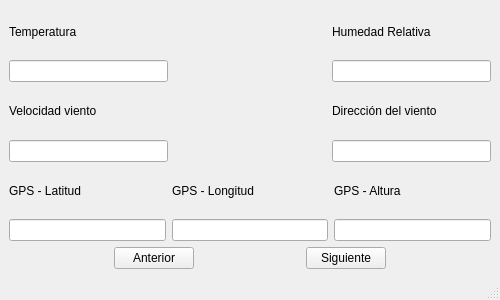
<?xml version="1.0" encoding="UTF-8"?>
<ui version="4.0">
 <class>ppal</class>
 <widget class="QMainWindow" name="ppal">
  <property name="geometry">
   <rect>
    <x>0</x>
    <y>0</y>
    <width>500</width>
    <height>300</height>
   </rect>
  </property>
  <property name="minimumSize">
   <size>
    <width>500</width>
    <height>300</height>
   </size>
  </property>
  <property name="maximumSize">
   <size>
    <width>500</width>
    <height>300</height>
   </size>
  </property>
  <property name="windowTitle">
   <string>ppal</string>
  </property>
  <widget class="QWidget" name="centralwidget">
   <layout class="QGridLayout" name="gridLayout">
    <item row="0" column="0">
     <layout class="QVBoxLayout" name="verticalLayout_9">
      <item>
       <layout class="QVBoxLayout" name="verticalLayout_8">
        <item>
         <layout class="QHBoxLayout" name="horizontalLayout">
          <item>
           <layout class="QVBoxLayout" name="verticalLayout">
            <item>
             <widget class="QLabel" name="label">
              <property name="text">
               <string>Temperatura</string>
              </property>
             </widget>
            </item>
            <item>
             <widget class="QLineEdit" name="txt_Temp"/>
            </item>
           </layout>
          </item>
          <item>
           <spacer name="horizontalSpacer">
            <property name="orientation">
             <enum>Qt::Horizontal</enum>
            </property>
            <property name="sizeHint" stdset="0">
             <size>
              <width>40</width>
              <height>20</height>
             </size>
            </property>
           </spacer>
          </item>
          <item>
           <layout class="QVBoxLayout" name="verticalLayout_2">
            <item>
             <widget class="QLabel" name="label_2">
              <property name="text">
               <string>Humedad Relativa</string>
              </property>
             </widget>
            </item>
            <item>
             <widget class="QLineEdit" name="txt_HR"/>
            </item>
           </layout>
          </item>
         </layout>
        </item>
        <item>
         <layout class="QHBoxLayout" name="horizontalLayout_2">
          <item>
           <layout class="QVBoxLayout" name="verticalLayout_3">
            <item>
             <widget class="QLabel" name="label_3">
              <property name="text">
               <string>Velocidad viento</string>
              </property>
             </widget>
            </item>
            <item>
             <widget class="QLineEdit" name="txt_Vel_Viento"/>
            </item>
           </layout>
          </item>
          <item>
           <spacer name="horizontalSpacer_2">
            <property name="orientation">
             <enum>Qt::Horizontal</enum>
            </property>
            <property name="sizeHint" stdset="0">
             <size>
              <width>40</width>
              <height>20</height>
             </size>
            </property>
           </spacer>
          </item>
          <item>
           <layout class="QVBoxLayout" name="verticalLayout_4">
            <item>
             <widget class="QLabel" name="label_4">
              <property name="text">
               <string>Dirección del viento</string>
              </property>
             </widget>
            </item>
            <item>
             <widget class="QLineEdit" name="txt_Dir_Viento"/>
            </item>
           </layout>
          </item>
         </layout>
        </item>
        <item>
         <layout class="QHBoxLayout" name="horizontalLayout_3">
          <item>
           <layout class="QVBoxLayout" name="verticalLayout_5">
            <item>
             <widget class="QLabel" name="label_5">
              <property name="text">
               <string>GPS - Latitud</string>
              </property>
             </widget>
            </item>
            <item>
             <widget class="QLineEdit" name="txt_Lat"/>
            </item>
           </layout>
          </item>
          <item>
           <layout class="QVBoxLayout" name="verticalLayout_6">
            <item>
             <widget class="QLabel" name="label_6">
              <property name="text">
               <string>GPS - Longitud</string>
              </property>
             </widget>
            </item>
            <item>
             <widget class="QLineEdit" name="txt_long"/>
            </item>
           </layout>
          </item>
          <item>
           <layout class="QVBoxLayout" name="verticalLayout_7">
            <item>
             <widget class="QLabel" name="label_7">
              <property name="text">
               <string>GPS - Altura</string>
              </property>
             </widget>
            </item>
            <item>
             <widget class="QLineEdit" name="txt_Alt"/>
            </item>
           </layout>
          </item>
         </layout>
        </item>
       </layout>
      </item>
      <item>
       <layout class="QHBoxLayout" name="horizontalLayout_4">
        <item>
         <spacer name="horizontalSpacer_4">
          <property name="orientation">
           <enum>Qt::Horizontal</enum>
          </property>
          <property name="sizeHint" stdset="0">
           <size>
            <width>40</width>
            <height>20</height>
           </size>
          </property>
         </spacer>
        </item>
        <item>
         <widget class="QPushButton" name="cmd_Ant">
          <property name="text">
           <string>Anterior</string>
          </property>
         </widget>
        </item>
        <item>
         <spacer name="horizontalSpacer_3">
          <property name="orientation">
           <enum>Qt::Horizontal</enum>
          </property>
          <property name="sizeHint" stdset="0">
           <size>
            <width>40</width>
            <height>20</height>
           </size>
          </property>
         </spacer>
        </item>
        <item>
         <widget class="QPushButton" name="cmd_Sig">
          <property name="text">
           <string>Siguiente</string>
          </property>
         </widget>
        </item>
        <item>
         <spacer name="horizontalSpacer_5">
          <property name="orientation">
           <enum>Qt::Horizontal</enum>
          </property>
          <property name="sizeHint" stdset="0">
           <size>
            <width>40</width>
            <height>20</height>
           </size>
          </property>
         </spacer>
        </item>
       </layout>
      </item>
     </layout>
    </item>
   </layout>
  </widget>
  <widget class="QMenuBar" name="menubar">
   <property name="geometry">
    <rect>
     <x>0</x>
     <y>0</y>
     <width>500</width>
     <height>20</height>
    </rect>
   </property>
  </widget>
  <widget class="QStatusBar" name="statusbar"/>
 </widget>
 <resources/>
 <connections/>
</ui>
